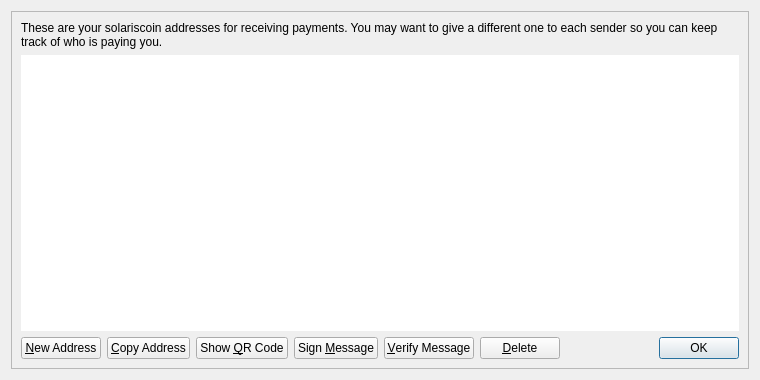
<?xml version="1.0" encoding="UTF-8"?>
<ui version="4.0">
 <class>AddressBookPage</class>
 <widget class="QWidget" name="AddressBookPage">
  <property name="geometry">
   <rect>
    <x>0</x>
    <y>0</y>
    <width>760</width>
    <height>380</height>
   </rect>
  </property>
  <property name="windowTitle">
   <string>Address Book</string>
  </property>
  <layout class="QVBoxLayout" name="verticalLayout_2">
   <item>
    <widget class="QFrame" name="frameMain">
     <property name="frameShape">
      <enum>QFrame::StyledPanel</enum>
     </property>
     <property name="frameShadow">
      <enum>QFrame::Raised</enum>
     </property>
     <layout class="QVBoxLayout" name="verticalLayout">
      <item>
       <widget class="QLabel" name="labelExplanation">
        <property name="text">
         <string>These are your solariscoin addresses for receiving payments. You may want to give a different one to each sender so you can keep track of who is paying you.</string>
        </property>
        <property name="textFormat">
         <enum>Qt::PlainText</enum>
        </property>
        <property name="wordWrap">
         <bool>true</bool>
        </property>
       </widget>
      </item>
      <item>
       <widget class="QTableView" name="tableView">
        <property name="contextMenuPolicy">
         <enum>Qt::CustomContextMenu</enum>
        </property>
        <property name="toolTip">
         <string>Double-click to edit address or label</string>
        </property>
        <property name="frameShape">
         <enum>QFrame::NoFrame</enum>
        </property>
        <property name="tabKeyNavigation">
         <bool>false</bool>
        </property>
        <property name="alternatingRowColors">
         <bool>true</bool>
        </property>
        <property name="selectionMode">
         <enum>QAbstractItemView::SingleSelection</enum>
        </property>
        <property name="selectionBehavior">
         <enum>QAbstractItemView::SelectRows</enum>
        </property>
        <property name="sortingEnabled">
         <bool>true</bool>
        </property>
        <attribute name="verticalHeaderVisible">
         <bool>false</bool>
        </attribute>
       </widget>
      </item>
      <item>
       <layout class="QHBoxLayout" name="horizontalLayout">
        <item>
         <widget class="QPushButton" name="newAddressButton">
          <property name="toolTip">
           <string>Create a new address</string>
          </property>
          <property name="text">
           <string>&amp;New Address</string>
          </property>
          <property name="icon">
           <iconset resource="../solariscoin.qrc">
            <normaloff>:/icons/add</normaloff>:/icons/add</iconset>
          </property>
         </widget>
        </item>
        <item>
         <widget class="QPushButton" name="copyToClipboard">
          <property name="toolTip">
           <string>Copy the currently selected address to the system clipboard</string>
          </property>
          <property name="text">
           <string>&amp;Copy Address</string>
          </property>
          <property name="icon">
           <iconset resource="../solariscoin.qrc">
            <normaloff>:/icons/editcopy</normaloff>:/icons/editcopy</iconset>
          </property>
         </widget>
        </item>
        <item>
         <widget class="QPushButton" name="showQRCode">
          <property name="text">
           <string>Show &amp;QR Code</string>
          </property>
          <property name="icon">
           <iconset resource="../solariscoin.qrc">
            <normaloff>:/icons/qrcode</normaloff>:/icons/qrcode</iconset>
          </property>
         </widget>
        </item>
        <item>
         <widget class="QPushButton" name="signMessage">
          <property name="toolTip">
           <string>Sign a message to prove you own a solariscoin address</string>
          </property>
          <property name="text">
           <string>Sign &amp;Message</string>
          </property>
          <property name="icon">
           <iconset resource="../solariscoin.qrc">
            <normaloff>:/icons/edit</normaloff>:/icons/edit</iconset>
          </property>
         </widget>
        </item>
        <item>
         <widget class="QPushButton" name="verifyMessage">
          <property name="toolTip">
           <string>Verify a message to ensure it was signed with a specified solariscoin address</string>
          </property>
          <property name="text">
           <string>&amp;Verify Message</string>
          </property>
          <property name="icon">
           <iconset resource="../solariscoin.qrc">
            <normaloff>:/icons/transaction_0</normaloff>:/icons/transaction_0</iconset>
          </property>
         </widget>
        </item>
        <item>
         <widget class="QPushButton" name="deleteButton">
          <property name="toolTip">
           <string>Delete the currently selected address from the list</string>
          </property>
          <property name="text">
           <string>&amp;Delete</string>
          </property>
          <property name="icon">
           <iconset resource="../solariscoin.qrc">
            <normaloff>:/icons/remove</normaloff>:/icons/remove</iconset>
          </property>
         </widget>
        </item>
        <item>
         <spacer name="horizontalSpacer">
          <property name="orientation">
           <enum>Qt::Horizontal</enum>
          </property>
          <property name="sizeHint" stdset="0">
           <size>
            <width>40</width>
            <height>20</height>
           </size>
          </property>
         </spacer>
        </item>
        <item>
         <widget class="QDialogButtonBox" name="buttonBox">
          <property name="sizePolicy">
           <sizepolicy hsizetype="Maximum" vsizetype="Fixed">
            <horstretch>0</horstretch>
            <verstretch>0</verstretch>
           </sizepolicy>
          </property>
          <property name="standardButtons">
           <set>QDialogButtonBox::Ok</set>
          </property>
         </widget>
        </item>
       </layout>
      </item>
     </layout>
    </widget>
   </item>
  </layout>
 </widget>
 <resources>
  <include location="../solariscoin.qrc"/>
 </resources>
 <connections/>
</ui>
